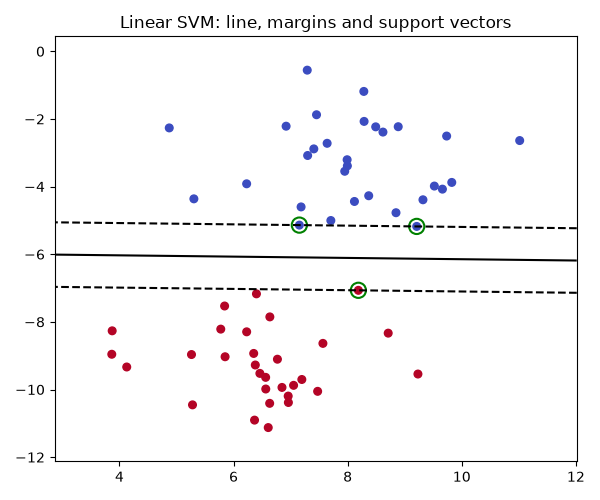

The script that saved this image:
# svm_linear.py
# Support Vector Machine: find the widest "street" that separates two classes.

import matplotlib
matplotlib.use("Agg")
import matplotlib.pyplot as plt
import numpy as np
from sklearn.datasets import make_blobs
from sklearn.svm import SVC

# 1) Two groups of points that can be separated by a straight line
X, y = make_blobs(n_samples=60, centers=2, random_state=6, cluster_std=1.2)

# 2) Linear SVM
model = SVC(kernel="linear", C=1.0)
model.fit(X, y)
print("Number of support vectors per class:", model.n_support_)
print("Prediction for point (6, -6):", model.predict([[6, -6]])[0])

# 3) Draw points, the separating line and the margins
plt.figure(figsize=(6, 5))
plt.scatter(X[:, 0], X[:, 1], c=y, cmap="coolwarm", s=30)

# make a grid over the plot and ask the model how far each grid point is from the line
xx, yy = np.meshgrid(np.linspace(X[:, 0].min() - 1, X[:, 0].max() + 1, 200),
                     np.linspace(X[:, 1].min() - 1, X[:, 1].max() + 1, 200))
grid = np.c_[xx.ravel(), yy.ravel()]
distance = model.decision_function(grid).reshape(xx.shape)
plt.contour(xx, yy, distance, levels=[-1, 0, 1], colors="black", linestyles=["--", "-", "--"])

# circle the support vectors
sv = model.support_vectors_
plt.scatter(sv[:, 0], sv[:, 1], s=120, facecolors="none", edgecolors="green", linewidths=1.5)
plt.title("Linear SVM: line, margins and support vectors")
plt.tight_layout()
plt.savefig("svm_linear.png")
print("Saved svm_linear.png")
